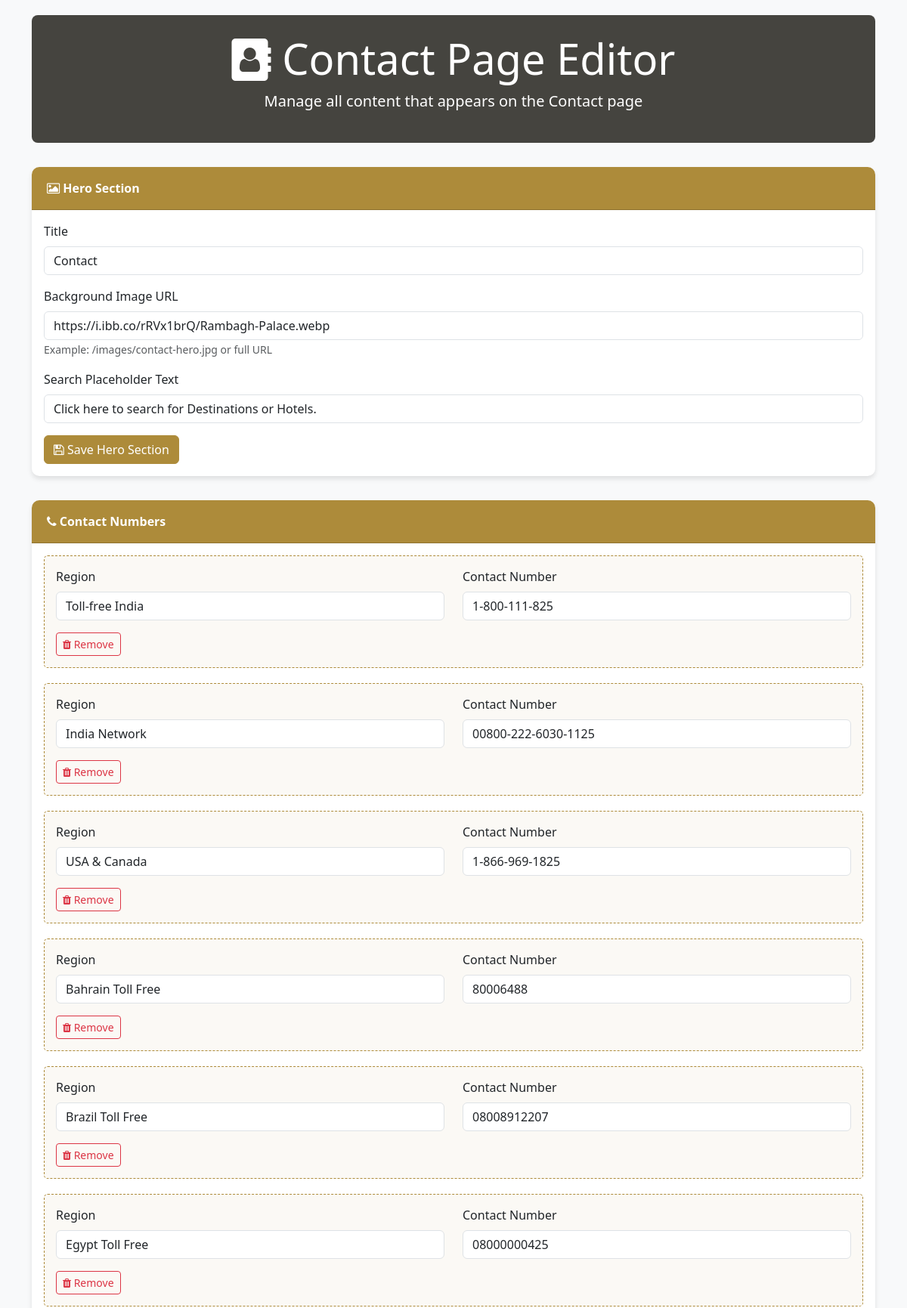
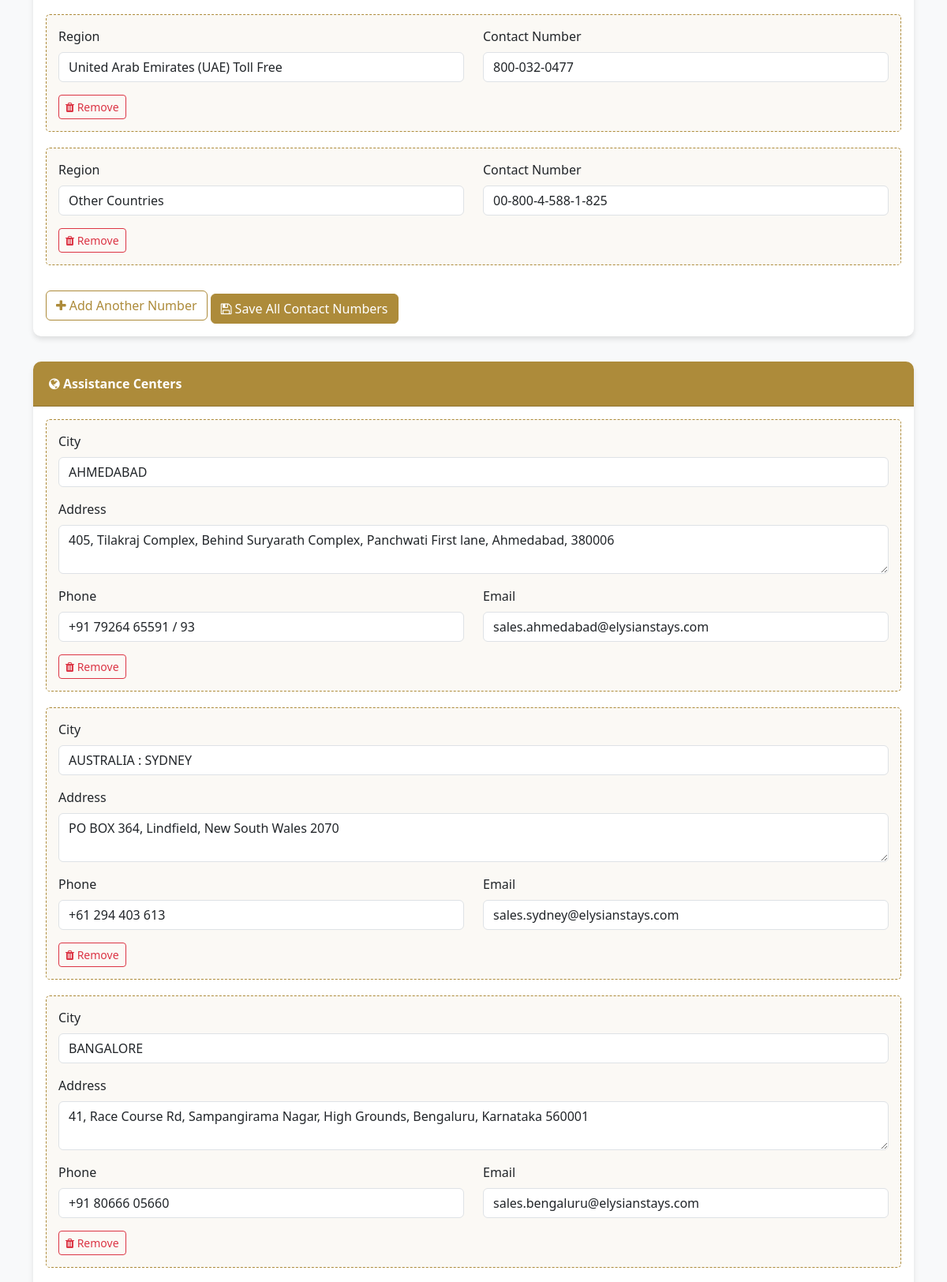
Screenshot of /admin/content/contact-page.php (upper part) with the database file from the repository (2 pictures, top to bottom).
### tables this page shows
CREATE TABLE `contact_hero` (
  `id` int NOT NULL,
  `title` varchar(255) NOT NULL,
  `background_image` varchar(255) DEFAULT NULL,
  `search_placeholder` varchar(255) NOT NULL
);

CREATE TABLE `contact_numbers` (
  `id` int NOT NULL,
  `region` varchar(100) NOT NULL,
  `number` varchar(50) NOT NULL,
  `display_order` int DEFAULT '0'
);

CREATE TABLE `assistance_centers` (
  `id` int NOT NULL,
  `city` varchar(100) NOT NULL,
  `address` text NOT NULL,
  `phone` varchar(50) NOT NULL,
  `email` varchar(100) NOT NULL,
  `display_order` int DEFAULT '0'
);

### admin/operation/contact_functions.php (called while the page is built, shortened)
<?php
function getContactHero($conn) {
    $stmt = $conn->prepare("SELECT title, background_image, search_placeholder FROM contact_hero LIMIT 1");
    $stmt->execute();
    $result = $stmt->get_result();
    $data = $result->fetch_assoc();
    return $data;
}
function getContactNumbers($conn) {
    $result = $conn->query("SELECT region, number FROM contact_numbers ORDER BY display_order");
    $numbers = [];
    while ($row = $result->fetch_assoc()) {
        $numbers[] = $row;
    }
    return $numbers;
}
function getAssistanceCenters($conn) {
    $result = $conn->query("SELECT city, address, phone, email FROM assistance_centers ORDER BY display_order");
    $centers = [];
    while ($row = $result->fetch_assoc()) {
        $centers[] = $row;
    }
    return $centers;
}

### admin/content/contact-page.php (the view, shortened to what this page needs)
<?php
require_once '../../db_connect.php';
require '../operation/contact_functions.php';
$heroData = getContactHero($conn);
$contactNumbers = getContactNumbers($conn);
$assistanceCenters = getAssistanceCenters($conn);
?>
<!DOCTYPE html>
<html lang="en">
<head>
    <link href="https://cdn.jsdelivr.net/npm/bootstrap@5.3.0-alpha1/dist/css/bootstrap.min.css" rel="stylesheet">
    <link href="https://cdn.jsdelivr.net/npm/font-awesome@4.7.0/css/font-awesome.min.css" rel="stylesheet">
    <link rel="stylesheet" href="https://cdnjs.cloudflare.com/ajax/libs/animate.css/4.1.1/animate.min.css">
</head>
<body>
    <div class="container">
        <div class="admin-header text-center animate__animated animate__fadeIn">
            <h1 class="display-4"><i class="fa fa-address-book"></i> Contact Page Editor</h1>
            <p class="lead">Manage all content that appears on the Contact page</p>
        </div>
        <div class="card animate__animated animate__fadeIn animate__delay-02s">
            <div class="card-header">
                <i class="fa fa-image"></i> Hero Section
            </div>
            <div class="card-body">
                <form method="POST" id="heroForm">
                    <div class="mb-3">
                        <label for="hero_title" class="form-label">Title</label>
                        <input type="text" class="form-control" id="hero_title" name="hero_title"
                               value="<?= htmlspecialchars($heroData['title'] ?? 'Contact') ?>" required>
                    </div>
                    <div class="mb-3">
                        <label for="hero_image" class="form-label">Background Image URL</label>
                        <input type="url" class="form-control" id="hero_image" name="hero_image"
                               value="<?= htmlspecialchars($heroData['background_image'] ?? '') ?>" required>
                        <small class="text-muted">Example: /images/contact-hero.jpg or full URL</small>
                    </div>
                    <div class="mb-3">
                        <label for="hero_placeholder" class="form-label">Search Placeholder Text</label>
                        <input type="text" class="form-control" id="hero_placeholder" name="hero_placeholder"
                               value="<?= htmlspecialchars($heroData['search_placeholder'] ?? '') ?>" required>
                    </div>
                    <button type="submit" name="save_hero" class="btn btn-primary">
                        <i class="fa fa-save"></i> Save Hero Section
                    </button>
                </form>
            </div>
        </div>
        <div class="card animate__animated animate__fadeIn animate__delay-04s">
            <div class="card-header">
                <i class="fa fa-phone"></i> Contact Numbers
            </div>
            <div class="card-body">
                <form method="POST" id="numbersForm">
                    <div id="numbersContainer">
                        <?php if (!empty($contactNumbers)): ?>
                            <?php foreach ($contactNumbers as $index => $number): ?>
                            <div class="editable-section animate__animated animate__fadeIn">
                                <div class="row">
                                    <div class="col-md-6">
                                        <div class="mb-3">
                                            <label class="form-label">Region</label>
                                            <input type="text" class="form-control" name="number_region[]"
                                                   value="<?= htmlspecialchars($number['region']) ?>" required>
                                        </div>
                                    </div>
                                    <div class="col-md-6">
                                        <div class="mb-3">
                                            <label class="form-label">Contact Number</label>
                                            <input type="text" class="form-control" name="number_value[]"
                                                   value="<?= htmlspecialchars($number['number']) ?>" required>
                                        </div>
                                    </div>
                                </div>
                                <button type="button" class="btn btn-sm btn-outline-danger remove-number">
                                    <i class="fa fa-trash"></i> Remove
                                </button>
                            </div>
                            <?php endforeach; ?>
                        <?php endif; ?>
                    </div>
                    <button type="button" id="addNumber" class="btn btn-outline-primary mt-2">
                        <i class="fa fa-plus"></i> Add Another Number
                    </button>
                    <button type="submit" name="save_numbers" class="btn btn-primary mt-3">
                        <i class="fa fa-save"></i> Save All Contact Numbers
                    </button>
                </form>
            </div>
        </div>
        <div class="card animate__animated animate__fadeIn animate__delay-06s">
            <div class="card-header">
                <i class="fa fa-globe"></i> Assistance Centers
            </div>
            <div class="card-body">
                <form method="POST" id="centersForm">
                    <div id="centersContainer">
                        <?php if (!empty($assistanceCenters)): ?>
                            <?php foreach ($assistanceCenters as $index => $center): ?>
                            <div class="editable-section animate__animated animate__fadeIn">
                                <div class="row">
                                    <div class="col-md-12">
                                        <div class="mb-3">
                                            <label class="form-label">City</label>
                                            <input type="text" class="form-control" name="center_city[]"
                                                   value="<?= htmlspecialchars($center['city']) ?>" required>
                                        </div>
                                    </div>
                                    <div class="col-md-12">
                                        <div class="mb-3">
                                            <label class="form-label">Address</label>
                                            <textarea class="form-control" name="center_address[]" rows="2" required><?=
                                                htmlspecialchars($center['address']) ?></textarea>
                                        </div>
                                    </div>
                                    <div class="col-md-6">
                                        <div class="mb-3">
                                            <label class="form-label">Phone</label>
                                            <input type="text" class="form-control" name="center_phone[]"
                                                   value="<?= htmlspecialchars($center['phone']) ?>" required>
                                        </div>
                                    </div>
                                    <div class="col-md-6">
                                        <div class="mb-3">
                                            <label class="form-label">Email</label>
                                            <input type="email" class="form-control" name="center_email[]"
                                                   value="<?= htmlspecialchars($center['email']) ?>" required>
                                        </div>
                                    </div>
                                </div>
                                <button type="button" class="btn btn-sm btn-outline-danger remove-center">
                                    <i class="fa fa-trash"></i> Remove
                                </button>
                            </div>
                            <?php endforeach; ?>
                        <?php endif; ?>
                    </div>
                </form>
            </div>
        </div>
    </div>
</body>
</html>

### admin/content/contact-page.php (style rules this page uses)
:root { --primary: #ad8b3a; --secondary: #45443F; --dark: #000; --light: #fff; }
body { background-color: #f8f9fa; padding-top: 20px; }
.admin-header { background-color: var(--secondary); color: var(--light); padding: 1.5rem 0; margin-bottom: 2rem; border-radius: 0.5rem; }
.card { border-radius: 10px; overflow: hidden; margin-bottom: 2rem; box-shadow: 0 4px 6px rgba(0, 0, 0, 0.1); border: none; }
.card-header { background-color: var(--primary); color: var(--light); font-weight: bold; padding: 1rem 1.25rem; }
.btn-primary { background-color: var(--primary); border-color: var(--primary); }
.btn-outline-primary { color: var(--primary); border-color: var(--primary); }
.editable-section { border: 1px dashed var(--primary); padding: 15px; margin-bottom: 20px; border-radius: 5px; background-color: rgba(173, 139, 58, 0.05); }
.animate__delay-02s { animation-delay: 0.2s; }
.animate__delay-04s { animation-delay: 0.4s; }

### rows the page displays
contact_hero: hero_title "Contact", hero_image "https://i.ibb.co/rRVx1brQ/Rambagh-Palace.webp", hero_placeholder "Click here to search for Destinations or Hotels."
contact_numbers: region "Toll-free India", number "1-800-111-825"
contact_numbers: region "India Network", number "00800-222-6030-1125"
contact_numbers: region "USA & Canada", number "1-866-969-1825"
contact_numbers: region "Bahrain Toll Free", number "80006488"
contact_numbers: region "Brazil Toll Free", number "08008912207"
contact_numbers: region "Egypt Toll Free", number "08000000425"
contact_numbers: region "United Arab Emirates (UAE) Toll Free", number "800-032-0477"
contact_numbers: region "Other Countries", number "00-800-4-588-1-825"
assistance_centers: city "AHMEDABAD", address "405, Tilakraj Complex, Behind Suryarath Complex, Panchwati First lane, Ahmedabad, 380006", phone "+91 79264 65591 / 93", email "sales.ahmedabad@elysianstays.com"
assistance_centers: city "AUSTRALIA : SYDNEY", address "PO BOX 364, Lindfield, New South Wales 2070", phone "+61 294 403 613", email "sales.sydney@elysianstays.com"
assistance_centers: city "BANGALORE", address "41, Race Course Rd, Sampangirama Nagar, High Grounds, Bengaluru, Karnataka 560001", phone "+91 80666 05660", email "sales.bengaluru@elysianstays.com"
